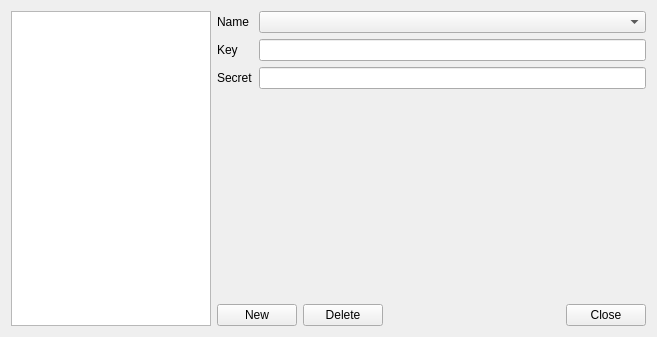
<?xml version="1.0" encoding="UTF-8"?>
<ui version="4.0">
 <class>ExchangeEditDlg</class>
 <widget class="QDialog" name="ExchangeEditDlg">
  <property name="geometry">
   <rect>
    <x>0</x>
    <y>0</y>
    <width>657</width>
    <height>337</height>
   </rect>
  </property>
  <property name="windowTitle">
   <string>Exchange Edit</string>
  </property>
  <layout class="QHBoxLayout" name="horizontalLayout">
   <item>
    <widget class="QListWidget" name="listExchanges">
     <property name="maximumSize">
      <size>
       <width>200</width>
       <height>16777215</height>
      </size>
     </property>
    </widget>
   </item>
   <item>
    <layout class="QVBoxLayout" name="verticalLayout">
     <item>
      <layout class="QFormLayout" name="formLayout">
       <item row="0" column="0">
        <widget class="QLabel" name="nameLabel">
         <property name="text">
          <string>Name</string>
         </property>
        </widget>
       </item>
       <item row="0" column="1">
        <widget class="QComboBox" name="cmbName"/>
       </item>
       <item row="1" column="0">
        <widget class="QLabel" name="keyLabel">
         <property name="text">
          <string>Key</string>
         </property>
        </widget>
       </item>
       <item row="1" column="1">
        <widget class="QLineEdit" name="editKey"/>
       </item>
       <item row="2" column="0">
        <widget class="QLabel" name="secretLabel">
         <property name="text">
          <string>Secret</string>
         </property>
        </widget>
       </item>
       <item row="2" column="1">
        <widget class="QLineEdit" name="editSecret">
         <property name="echoMode">
          <enum>QLineEdit::Password</enum>
         </property>
        </widget>
       </item>
      </layout>
     </item>
     <item>
      <spacer name="verticalSpacer">
       <property name="orientation">
        <enum>Qt::Vertical</enum>
       </property>
       <property name="sizeHint" stdset="0">
        <size>
         <width>20</width>
         <height>316</height>
        </size>
       </property>
      </spacer>
     </item>
     <item>
      <layout class="QHBoxLayout" name="horizontalLayout_2">
       <item>
        <widget class="QPushButton" name="btnNew">
         <property name="focusPolicy">
          <enum>Qt::NoFocus</enum>
         </property>
         <property name="text">
          <string>New</string>
         </property>
        </widget>
       </item>
       <item>
        <widget class="QPushButton" name="btnDelete">
         <property name="focusPolicy">
          <enum>Qt::NoFocus</enum>
         </property>
         <property name="text">
          <string>Delete</string>
         </property>
        </widget>
       </item>
       <item>
        <spacer name="horizontalSpacer">
         <property name="orientation">
          <enum>Qt::Horizontal</enum>
         </property>
         <property name="sizeHint" stdset="0">
          <size>
           <width>40</width>
           <height>20</height>
          </size>
         </property>
        </spacer>
       </item>
       <item>
        <widget class="QPushButton" name="btnClose">
         <property name="focusPolicy">
          <enum>Qt::NoFocus</enum>
         </property>
         <property name="text">
          <string>Close</string>
         </property>
        </widget>
       </item>
      </layout>
     </item>
    </layout>
   </item>
  </layout>
 </widget>
 <resources/>
 <connections>
  <connection>
   <sender>btnClose</sender>
   <signal>clicked()</signal>
   <receiver>ExchangeEditDlg</receiver>
   <slot>OnClose()</slot>
   <hints>
    <hint type="sourcelabel">
     <x>605</x>
     <y>312</y>
    </hint>
    <hint type="destinationlabel">
     <x>328</x>
     <y>168</y>
    </hint>
   </hints>
  </connection>
  <connection>
   <sender>listExchanges</sender>
   <signal>itemActivated(QListWidgetItem*)</signal>
   <receiver>ExchangeEditDlg</receiver>
   <slot>OnExchangeSelected(QListWidgetItem*)</slot>
   <hints>
    <hint type="sourcelabel">
     <x>108</x>
     <y>168</y>
    </hint>
    <hint type="destinationlabel">
     <x>328</x>
     <y>168</y>
    </hint>
   </hints>
  </connection>
  <connection>
   <sender>cmbName</sender>
   <signal>currentIndexChanged(QString)</signal>
   <receiver>ExchangeEditDlg</receiver>
   <slot>OnNameChanged(QString)</slot>
   <hints>
    <hint type="sourcelabel">
     <x>456</x>
     <y>24</y>
    </hint>
    <hint type="destinationlabel">
     <x>328</x>
     <y>168</y>
    </hint>
   </hints>
  </connection>
  <connection>
   <sender>editKey</sender>
   <signal>editingFinished()</signal>
   <receiver>ExchangeEditDlg</receiver>
   <slot>OnKeyChanged()</slot>
   <hints>
    <hint type="sourcelabel">
     <x>456</x>
     <y>57</y>
    </hint>
    <hint type="destinationlabel">
     <x>328</x>
     <y>168</y>
    </hint>
   </hints>
  </connection>
  <connection>
   <sender>editSecret</sender>
   <signal>editingFinished()</signal>
   <receiver>ExchangeEditDlg</receiver>
   <slot>OnSecretChanged()</slot>
   <hints>
    <hint type="sourcelabel">
     <x>456</x>
     <y>90</y>
    </hint>
    <hint type="destinationlabel">
     <x>328</x>
     <y>168</y>
    </hint>
   </hints>
  </connection>
  <connection>
   <sender>btnDelete</sender>
   <signal>clicked()</signal>
   <receiver>ExchangeEditDlg</receiver>
   <slot>OnDelete()</slot>
   <hints>
    <hint type="sourcelabel">
     <x>342</x>
     <y>312</y>
    </hint>
    <hint type="destinationlabel">
     <x>328</x>
     <y>168</y>
    </hint>
   </hints>
  </connection>
  <connection>
   <sender>btnNew</sender>
   <signal>clicked()</signal>
   <receiver>ExchangeEditDlg</receiver>
   <slot>OnNew()</slot>
   <hints>
    <hint type="sourcelabel">
     <x>256</x>
     <y>312</y>
    </hint>
    <hint type="destinationlabel">
     <x>328</x>
     <y>168</y>
    </hint>
   </hints>
  </connection>
  <connection>
   <sender>listExchanges</sender>
   <signal>itemEntered(QListWidgetItem*)</signal>
   <receiver>ExchangeEditDlg</receiver>
   <slot>OnExchangeSelected(QListWidgetItem*)</slot>
   <hints>
    <hint type="sourcelabel">
     <x>108</x>
     <y>168</y>
    </hint>
    <hint type="destinationlabel">
     <x>328</x>
     <y>168</y>
    </hint>
   </hints>
  </connection>
 </connections>
 <slots>
  <slot>OnClose()</slot>
  <slot>OnExchangeSelected(QListWidgetItem*)</slot>
  <slot>OnNameChanged(QString)</slot>
  <slot>OnKeyChanged()</slot>
  <slot>OnSecretChanged()</slot>
  <slot>OnDelete()</slot>
  <slot>OnNew()</slot>
 </slots>
</ui>
